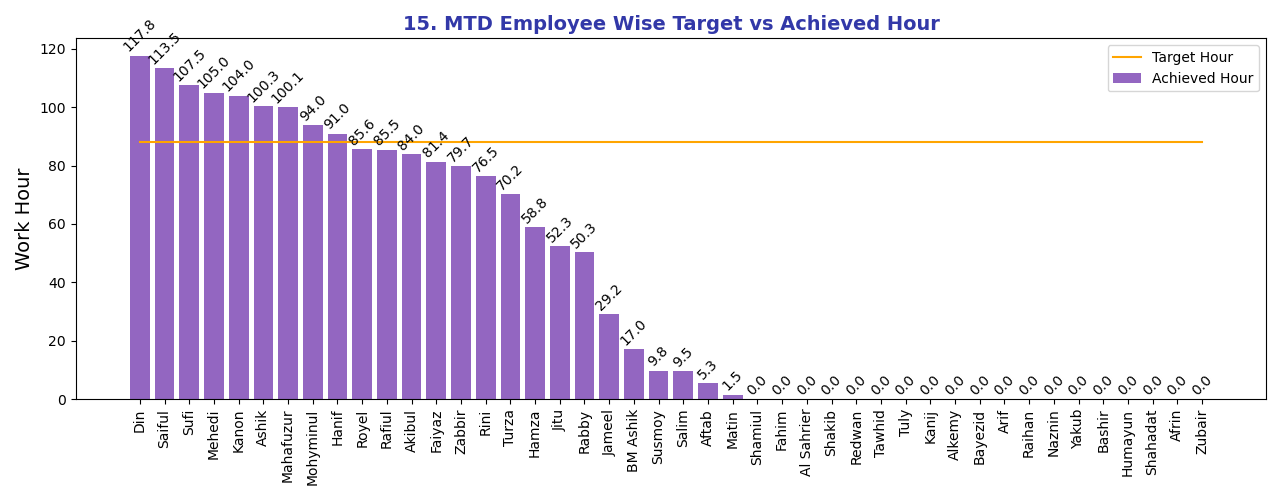

Python code for this plot:

import pandas as pd
## --------------------------------------------
# # ---------  Months Start Date --------------
# # -------------------------------------------
import datetime
from dateutil.relativedelta import relativedelta
import re
from datetime import date
from pandas.tseries import offsets
import matplotlib.pyplot as plt
import os
import pyodbc as db
import sys

connection = db.connect('DRIVER={SQL Server};'
                        'SERVER=;'                     # Provide server
                        'DATABASE=;'                   # provide database 
                        'UID=;PWD=')                   # provide username and password
cursor = connection.cursor()
dirpath = os.path.dirname(os.path.realpath(__file__))


last_day_chart_df = pd.read_sql_query("""Select distinct LTRIM(a.asign_name) as 'Employee Name',c.short_name as 'Short_Name', ISNULL(b.Total,0) as work_hour
from
(select distinct asign_name,asign_id from tasks
where task_date >= CONVERT(varchar(10), getdate()-50,126)
group by asign_name,asign_id) as a
left join
(select asign_name,asign_id,
sum(CAST((DATEDIFF(minute, start_time, end_time)) as  decimal(5, 2))/60) as Total
from tasks
where MONTH (task_date) = MONTH (CONVERT(varchar(10), getdate()-1,126))
and YEAR (task_date) = YEAR (CONVERT(varchar(10), getdate()-1,126))
group by asign_name,asign_id) as b
on a.asign_id=b.asign_id
left join
(select distinct [name], short_name,[user_id] from employees
where status =1 ) as c
on a.asign_id = c.[user_id]
where a.asign_name<>'Md. Nazmus Sadat'
and a.asign_name<>'Md. Mahmud Ul Islam'
and a.asign_name<>'Md. Al Ameen'
and a.asign_name<>'Md. Shahriar Parvez'
and a.asign_name<>'Naznin Akter'
and a.asign_name<>'Almas Md. Estiak - Suzon'
and a.asign_name<>'Sanchita Saha'
order by work_hour DESC""", connection)

from datetime import date


# # --------------------------------------------------
# # Current Date and Months Start Date
# # --------------------------------------------------
todayDate = datetime.date.today()
resultDate = todayDate.replace(day=1)
if ((todayDate - resultDate).days > 25):
    resultDate = resultDate + relativedelta(months=0)
month_start_date = int(re.sub("\-", '', str(resultDate)))
current_date = int(re.sub("\-", '', str(todayDate)))
#print('Month Start Date = ', month_start_date)
#print('Current Date = ', current_date)

#-------------------yesterday date-------------------

from datetime import datetime, timedelta
yesterday_date=datetime.strftime(datetime.now() - timedelta(1), '%Y-%m-%d')

last_date=int(re.sub("\-", '', str(yesterday_date)))
#print('yesterday date = ',last_date)
# # ---------------------------------------------------------------
# # Current Months Number of Off Day, Half day and Full Working Day
# # ---------------------------------------------------------------
# Read the dataset
data = pd.read_excel('./working_date.xlsx')
#print(data.columns)
# Sorting data set
total_offday_in_month = data[
    (data.maindate.between(month_start_date, last_date, inclusive=True))
    & (data.working_status == 0)
    ]

Public_off_days = total_offday_in_month.maindate.count()

#print('Total Off Day In this Month = ', Public_off_days)

# # Total Saturday in a month
total_halfday_in_month = data[
    (data.maindate.between(month_start_date, last_date, inclusive=True))
    & (data.working_status == 1)
    ]

weekly_saturdays = total_halfday_in_month.maindate.count()

#print('Total Half Day In this Month = ', weekly_saturdays)
# # Total Full Day in a month


total_Fullday_in_month = data[
    (data.maindate.between(month_start_date, last_date, inclusive=True))
    & (data.working_status == 2)
    ]

full_days = total_Fullday_in_month.maindate.count()

#print('Total Full Day In this Month = ', full_days)

personel_df = pd.read_sql_query("""select count(status) as amount from users
where status=1 and
name != 'Mohammad Shakhawat Hossain Biswas'
""", connection)


total_personel = int(personel_df['amount'])
#total_personel=45
target=[]
aii=(8*(full_days))+(4*(weekly_saturdays))

for loop_value in range(0,total_personel):
    target.append(aii)

#print(target)

labels = last_day_chart_df['Short_Name'].values.tolist()
sizes = last_day_chart_df['work_hour'].values.tolist()
#print(labels)
#print(sizes)

plt.subplots(figsize=(12.81, 5))
#colors=['#03254c','#1c3a5d','#35506f','#4e6681','#677c93','#8192a5','#9aa7b7','#9aa7b7','#b3bdc9','#b3bdc9','#ccd3db','#e5e9ed']
#colors=['#4c0099','#5d19a3','#6f32ad','#814cb7','#9366c1','#a57fcc','#a57fcc','#b799d6','#c9b2e0','#c9b2e0','#dbccea','#ede5f4']
colors='#9366c1'
plt.plot( target, color='orange')

plt.bar(labels, sizes,color=colors, align='center',width=.8, alpha=1)

for x,y in zip(labels,sizes):

    label = "{:.1f}".format(y)

    plt.annotate(label, # this is the text
                 (x,y), # this is the point to label
                 textcoords="offset points", # how to position the text
                 xytext=(0,3), # distance from text to points (x,y)
                 rotation=45,
                 ha='center')

plt.title('15. MTD Employee Wise Target vs Achieved Hour', ha='center',color='#3238a8', fontsize=14, fontweight='bold')
plt.xticks(labels, rotation='vertical')
#plt.xlabel('Employee', fontsize=14)
plt.ylabel('Work Hour', fontsize=14)
plt.legend(['Target Hour','Achieved Hour'], loc='upper right')
plt.tight_layout()
#plt.grid(True)
#plt.show()

plt.savefig('MTD_employee_wise_work_T_vs_A.png')
plt.close()
print('15. MTD Employee Wise Target vs Achieved Hour generated')